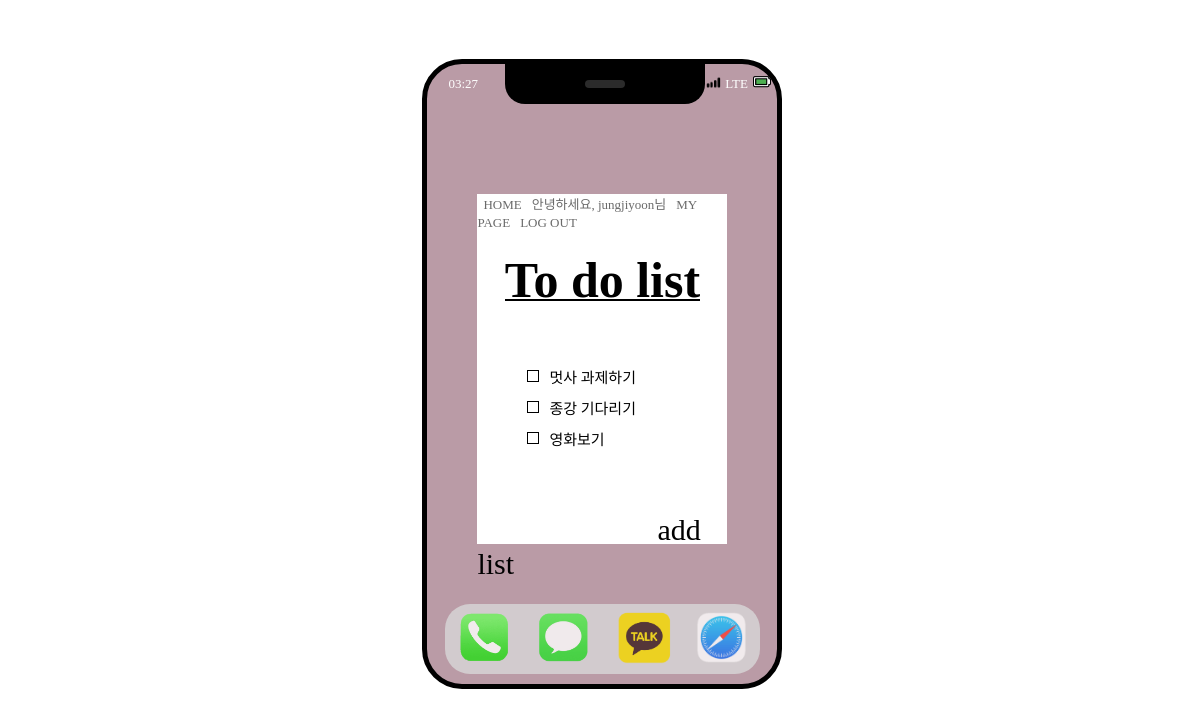
The app's page / (signed in), older data.
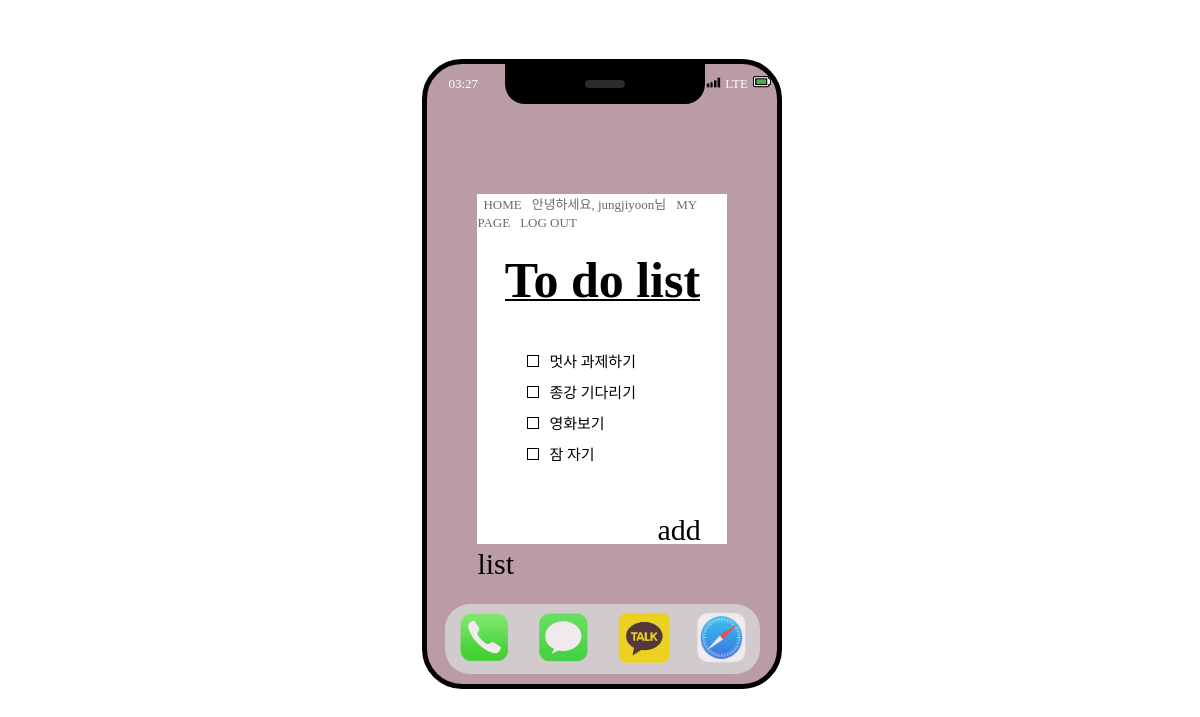
The same page, newer data.
### app/models.py (models this page shows, shortened)
class Post(models.Model):
    title = models.CharField(max_length = 200)
    content = models.TextField()
    author = models.ForeignKey(User, on_delete=models.CASCADE, related_name='posts', null=True, default=None)

### app/views.py (the view)
# urls.py: 2. Add a URL to urlpatterns:  path('', views.home, name='home')
def home(request):
    posts = Post.objects.all()
    return render(request, 'home.html', { 'posts' : posts })

### app/templates/home.html
{% extends 'base.html' %}
{% block css %} {% load static %}
<link rel="stylesheet" type="text/css" href="{% static 'home.css'%}"/>
{% endblock %}
{% block memo %}
{% if user.is_authenticated %}
            <div class="title">
                <h1>To do list</h1>
            </div>
            <div class="list_box">
                <ul class="list">
                    {% for post in posts %}
                    <div class="line">
                        <div class="box"></div><li class="phrase">
                            <a href="{% url 'detail' post.pk %}">{{ post.title }}</a>
                        </li>
                    </div>
                    {% endfor %}
                </ul>
            </div>
            <div class="add">
                <a href="{% url 'new' %}">add list</a>
            </div>
{% else %}
            <div class="title2">
                <h1>
                    To do list
                </h1>
            </div>
{% endif %}
{% endblock memo %}

Row changes from the older to the newer data that the page shows:
added Post: title "잠 자기"
